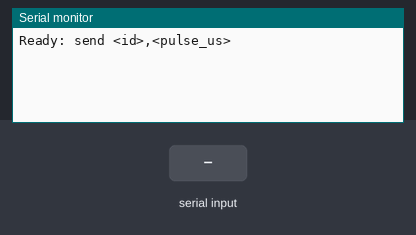
Recording of a sketch running on a simulated Arduino Uno, built with avr-gcc and run on an emulated ATmega328P. On the bench: the last lines printed to the serial monitor. Inputs (shaded band) come from the test bench.

Above: at 1.2 s.
1.3 s: "ct100\n" received over Serial
At 2.5 s:
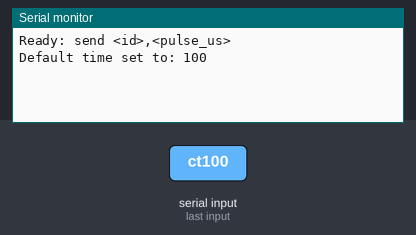
2.8 s: "ct,1\n" received over Serial
At 3.6 s:
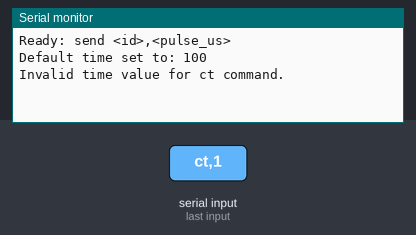
4.3 s: "90,45,200\n" received over Serial
At 4.9 s:
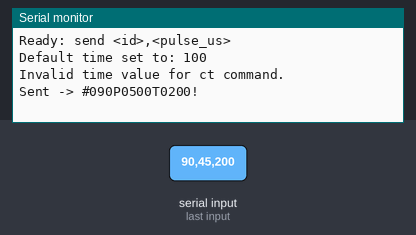
5.8 s: "0\n" received over Serial
At 7.0 s:
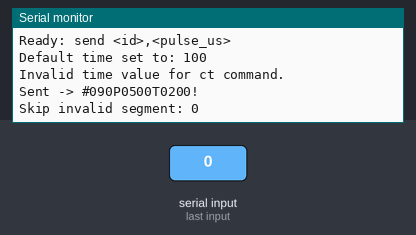
7.3 s: "C90\n" received over Serial
At 8.3 s:
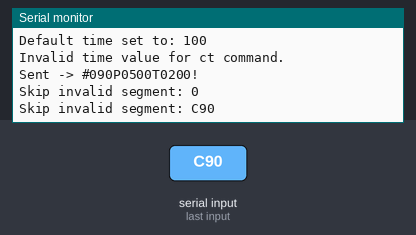
8.8 s: "c90\n" received over Serial
At 9.4 s:
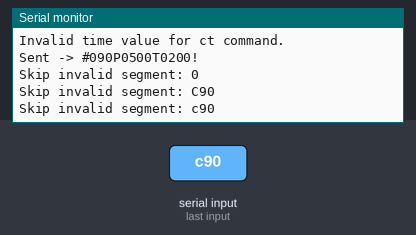

The sketch:

busSerial.ino
```cpp
// Bus-servo control via SoftwareSerial; host commands arrive on Serial.
// Host command format: "<id>,<pulse_us>[,<time_ms>]" e.g. "0,1640,1000".
// Bus frame sent: ASCII "#<iii>P<pppp>T<tttt>!" e.g. "#000P1640T1000!".

#include <SoftwareSerial.h>

// Adjust to the pins wired to the bus servo (RX, TX).
constexpr uint8_t BUS_RX_PIN = 10;
constexpr uint8_t BUS_TX_PIN = 11;

// Baud rate for the bus servo; adjust if your servo expects a different rate.
constexpr unsigned long BUS_BAUD = 115200;

// Bounds for pulse width in microseconds; keep servos safe.
const uint16_t PULSE_MIN_US = 500;
const uint16_t PULSE_MAX_US = 2500;

// Global default time in ms, can be set via "ct<value>" command.
uint16_t defaultTimeMs = 1000;

SoftwareSerial busSerial(BUS_RX_PIN, BUS_TX_PIN);

void setup() {
  Serial.begin(115200);            // Host interface
  busSerial.begin(BUS_BAUD);        // Servo bus
  Serial.println("Ready: send <id>,<pulse_us>");
}

// Send move command to bus servo using ASCII format: #000P1640T1000!
// Returns the frame sent so it can be logged once.
String sendServoMove(uint16_t id, uint16_t pulseUs, uint16_t timeMs) {
  if (pulseUs < PULSE_MIN_US) pulseUs = PULSE_MIN_US;
  if (pulseUs > PULSE_MAX_US) pulseUs = PULSE_MAX_US;
  if (timeMs == 0) timeMs = 1; // avoid zero-time moves if servo dislikes it
  if (id > 999) id = 999;      // protocol expects 3 digits

  // Build full frame then send in one write: #<iii>P<pppp>T<tttt>!
  // ID: 3 digits, PulseUs: 4 digits, TimeMs: 4 digits (all left-padded with zeros)
  String frame = "#";
  if (id < 100) frame += "0";
  if (id < 10)  frame += "0";
  frame += id;
  frame += 'P';
  if (pulseUs < 1000) frame += "0";
  if (pulseUs < 100)  frame += "0";
  if (pulseUs < 10)   frame += "0";
  frame += pulseUs;
  frame += 'T';
  if (timeMs < 1000) frame += "0";
  if (timeMs < 100)  frame += "0";
  if (timeMs < 10)   frame += "0";
  frame += timeMs;
  frame += '!';

  busSerial.print(frame);
  return frame;
}

// Read a full line from Serial into outLine; returns true when a line is complete.
bool readLine(String &outLine) {
  static String buf;
  while (Serial.available()) {
    char c = static_cast<char>(Serial.read());
    if (c == '\r') continue;
    if (c == '\n') {
      outLine = buf;
      buf = "";
      return outLine.length() > 0;
    }
    buf += c;
  }
  return false;
}

// Handle C#...! pass-through (case-insensitive 'C'): send full command after 'C' to bus and echo any reply.
bool handlePassthrough(const String &line) {
  if (line.length() < 3) return false;
  char c0 = line.charAt(0);
  if (!(c0 == 'C' || c0 == 'c')) return false;
  if (line.charAt(1) != '#') return false;
  if (!line.endsWith("!")) {
    Serial.println("Invalid C# command (missing !)");
    return true; // consumed
  }

  String payload = line.substring(1); // keep leading # for the servo frame
  busSerial.print(payload);


  // Briefly read any available response and print it.
  delay(5);
  while (busSerial.available()) {
    int ch = busSerial.read();
    if (ch >= 0) Serial.write(ch);
  }
  Serial.print("C# sent -> ");
  Serial.println(payload);
  if (busSerial.available() == 0) Serial.println();
  return true;
}

// Parse one segment "id,pulse[,time]"; returns true if valid.
bool parseSegment(const String &seg, uint16_t &idOut, uint16_t &pulseOut, uint16_t &timeOut) {
  int comma1 = seg.indexOf(',');
  int comma2 = seg.indexOf(',', comma1 + 1);
  if (comma1 < 0) return false;

  long id = seg.substring(0, comma1).toInt();
  long pulse = comma2 > 0 ? seg.substring(comma1 + 1, comma2).toInt()
                          : seg.substring(comma1 + 1).toInt();
  long timeMs = comma2 > 0 ? seg.substring(comma2 + 1).toInt() : defaultTimeMs;

  if (id < 0 || id > 999 || pulse <= 0) return false;
  if (timeMs <= 0) timeMs = 1; // avoid zero time moves

  idOut = static_cast<uint16_t>(id);
  pulseOut = static_cast<uint16_t>(pulse);
  timeOut = static_cast<uint16_t>(timeMs);
  return true;
}

void loop() {
  String line;
  if (readLine(line)) {
    // Passthrough command: C#...!
    if (handlePassthrough(line)) return;

    // Check for 'ct' command to set default timeMs (e.g., "ct100" sets defaultTimeMs=100)
    if (line.startsWith("ct")) {
      String timeStr = line.substring(2);
      long newTime = timeStr.toInt();
      if (newTime > 0) {
        defaultTimeMs = static_cast<uint16_t>(newTime);
        Serial.print("Default time set to: ");
        Serial.println(defaultTimeMs);
      } else {
        Serial.println("Invalid time value for ct command.");
      }
      return;
    }

    // Parse servo commands
    int start = 0;
    while (start < line.length()) {
      int sep = line.indexOf(';', start);
      String seg = sep >= 0 ? line.substring(start, sep) : line.substring(start);
      seg.trim();
      if (seg.length() > 0) {
        uint16_t id, pulse, timeMs;
        if (parseSegment(seg, id, pulse, timeMs)) {
          String frame = sendServoMove(id, pulse, timeMs);
          Serial.print("Sent -> ");
          Serial.println(frame);
        } else {
          Serial.print("Skip invalid segment: ");
          Serial.println(seg);
        }
      }
      if (sep < 0) break;
      start = sep + 1;
    }
  }
}
```

Measured:
- after the input at 1.3 s, the serial monitor: prints a new line at once (image 1)
- after the input at 2.8 s, the serial monitor: prints a new line at once (image 2)
- after the input at 4.3 s, the serial monitor: prints a new line at once (image 3)
- after the input at 5.8 s, the serial monitor: prints a new line at once (image 4)
- after the input at 7.3 s, the serial monitor: prints a new line at once (image 5)
- after the input at 8.8 s, the serial monitor: prints a new line at once (image 6)
